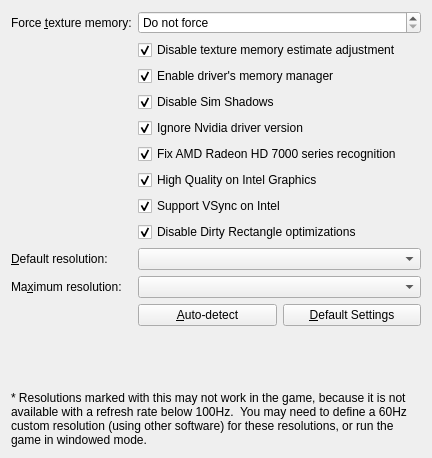
<?xml version="1.0" encoding="UTF-8"?>
<ui version="4.0">
 <class>SimsLSSettings</class>
 <widget class="QWidget" name="SimsLSSettings">
  <property name="geometry">
   <rect>
    <x>0</x>
    <y>0</y>
    <width>432</width>
    <height>458</height>
   </rect>
  </property>
  <property name="windowTitle">
   <string>The Sims Life Stories Settings</string>
  </property>
  <layout class="QFormLayout" name="formLayout">
   <item row="0" column="0">
    <widget class="QLabel" name="forceMemLabel">
     <property name="text">
      <string>Force &amp;texture memory:</string>
     </property>
     <property name="buddy">
      <cstring>forceMem</cstring>
     </property>
    </widget>
   </item>
   <item row="0" column="1">
    <widget class="QSpinBox" name="forceMem">
     <property name="toolTip">
      <string>Override texture (graphics card) memory detection</string>
     </property>
     <property name="whatsThis">
      <string>&lt;html&gt;&lt;head/&gt;&lt;body&gt;&lt;p&gt;Force the texture memory to a specific size. Use this if The Sims Life Stories only runs in software mode.&lt;/p&gt;&lt;p&gt;If your config log file has a line that reads:&lt;/p&gt;&lt;pre style=&quot; margin-top:12px; margin-bottom:12px; margin-left:0px; margin-right:0px; -qt-block-indent:0; text-indent:0px;&quot;&gt;&lt;span style=&quot; font-family:'Courier New,courier';&quot;&gt;Texture memory:  32MB&lt;/span&gt;&lt;/pre&gt;&lt;p&gt;You probably want to apply this fix.&lt;/p&gt;&lt;p&gt;It's recommended to set this value to match the info on the &amp;quot;Device Info&amp;quot; tab. More recent cards generally have at least &lt;span style=&quot; font-weight:600;&quot;&gt;1024 Mb&lt;/span&gt; available, which is a good value to use.&lt;/p&gt;&lt;p&gt;For high quality graphics, a value of at least &lt;span style=&quot; font-weight:600;&quot;&gt;128 Mb&lt;/span&gt; must be used.&lt;/p&gt;&lt;/body&gt;&lt;/html&gt;</string>
     </property>
     <property name="specialValueText">
      <string>Do not force</string>
     </property>
     <property name="suffix">
      <string> Mb</string>
     </property>
     <property name="minimum">
      <number>0</number>
     </property>
     <property name="maximum">
      <number>32768</number>
     </property>
     <property name="singleStep">
      <number>32</number>
     </property>
    </widget>
   </item>
   <item row="1" column="1">
    <widget class="QCheckBox" name="disableTexMemEstimateAdjustment">
     <property name="toolTip">
      <string>Do not adjust the texture memory reported by the driver, to improve stability (especially with nVidia cards)</string>
     </property>
     <property name="whatsThis">
      <string>&lt;html&gt;&lt;head/&gt;&lt;body&gt;&lt;p&gt;Use this tweak to use the texture memory reported by the driver. This may greatly improve the game's stability, especially when using a recent nVidia graphics card.&lt;/p&gt;&lt;/body&gt;&lt;/html&gt;</string>
     </property>
     <property name="text">
      <string>Disable texture memory estimate adjustment</string>
     </property>
     <property name="checked">
      <bool>true</bool>
     </property>
    </widget>
   </item>
   <item row="2" column="1">
    <widget class="QCheckBox" name="enableDriverMemoryManager">
     <property name="toolTip">
      <string>Use the graphics driver's memory manager, to improve the game's stability</string>
     </property>
     <property name="whatsThis">
      <string>&lt;html&gt;&lt;head/&gt;&lt;body&gt;&lt;p&gt;This makes the game rely on the graphics card driver for its memory management, rather than the game's own memory manager. Enabling this using modern drivers generally improves the game's stability.&lt;/p&gt;&lt;/body&gt;&lt;/html&gt;</string>
     </property>
     <property name="text">
      <string>Enable driver's memory manager</string>
     </property>
     <property name="checked">
      <bool>true</bool>
     </property>
    </widget>
   </item>
   <item row="3" column="1">
    <widget class="QCheckBox" name="disableSimShadows">
     <property name="toolTip">
      <string>Disable shadows for Sims, to work around black rectangles as shadows</string>
     </property>
     <property name="whatsThis">
      <string>&lt;html&gt;&lt;head/&gt;&lt;body&gt;&lt;p&gt;Use this tweak to always disable the shadows of Sims. If you experience black boxes on the ground near Sims, apply this tweak to disable those shadows.&lt;/p&gt;&lt;p&gt;This issue occurs mostly on Windows 8 and 10.&lt;/p&gt;&lt;/body&gt;&lt;/html&gt;</string>
     </property>
     <property name="text">
      <string>Disable Sim Shadows</string>
     </property>
     <property name="checked">
      <bool>true</bool>
     </property>
    </widget>
   </item>
   <item row="4" column="1">
    <widget class="QCheckBox" name="ignoreNvidiaDriverVersion">
     <property name="toolTip">
      <string>Ignore a low driver version of Nvidia.</string>
     </property>
     <property name="whatsThis">
      <string>&lt;html&gt;&lt;head/&gt;&lt;body&gt;&lt;p&gt;New drivers of Nvidia sometimes report a low version number. This can lower some quality settings, even though the driver is new enough to support the better quality settings. This tweak disables some checks based on the version number of the driver, and picks the best possible options.&lt;/p&gt;&lt;/body&gt;&lt;/html&gt;</string>
     </property>
     <property name="text">
      <string>Ignore Nvidia driver version</string>
     </property>
     <property name="checked">
      <bool>true</bool>
     </property>
    </widget>
   </item>
   <item row="5" column="1">
    <widget class="QCheckBox" name="radeonHd7000Fix">
     <property name="toolTip">
      <string>Do not force low quality on Radeon HD 7000 series graphics cards (as opposed to the older Radeon 7000 series).</string>
     </property>
     <property name="whatsThis">
      <string>&lt;html&gt;&lt;head/&gt;&lt;body&gt;&lt;p&gt;Use this if you have a graphics card in the &lt;span style=&quot; font-weight:600;&quot;&gt;ATI Radeon HD 7000&lt;/span&gt; series.&lt;/p&gt;&lt;p&gt;The detection in the default code overlaps with the older &lt;span style=&quot; font-weight:600;&quot;&gt;Radeon 7000&lt;/span&gt; series, and forces the settings to a low quality code. Apply this tweak to make sure the detection only picks out the old graphics cards, but not the newer &lt;span style=&quot; font-weight:600;&quot;&gt;HD&lt;/span&gt; ones.&lt;/p&gt;&lt;p&gt;If you do not have an ATI/AMD graphics card, this option does nothing.&lt;/p&gt;&lt;/body&gt;&lt;/html&gt;</string>
     </property>
     <property name="text">
      <string>Fix AMD Radeon HD 7000 series recognition</string>
     </property>
     <property name="checked">
      <bool>true</bool>
     </property>
    </widget>
   </item>
   <item row="6" column="1">
    <widget class="QCheckBox" name="intelHigh">
     <property name="toolTip">
      <string>Allow high quality graphics for most recent Intel Graphics cards.</string>
     </property>
     <property name="whatsThis">
      <string>&lt;html&gt;&lt;head/&gt;&lt;body&gt;&lt;p&gt;Enable high quality graphics for &lt;span style=&quot; font-weight:600;&quot;&gt;Intel HD Graphics&lt;/span&gt; cards. If you have a fairly recent Intel graphics card, you may enable this tweak to increase graphics quality (at the cost of performance).&lt;/p&gt;&lt;p&gt;If your game runs choppy or slow after applying this tweak, disable it again.&lt;/p&gt;&lt;p&gt;If you do not use an Intel graphics card, this option does nothing.&lt;/p&gt;&lt;/body&gt;&lt;/html&gt;</string>
     </property>
     <property name="text">
      <string>High Quality on Intel Graphics</string>
     </property>
     <property name="checked">
      <bool>true</bool>
     </property>
    </widget>
   </item>
   <item row="7" column="1">
    <widget class="QCheckBox" name="intelVsync">
     <property name="toolTip">
      <string>Enable VSync for Intel Graphics cards. May cause (or solve) flickering graphics and/or UI.</string>
     </property>
     <property name="whatsThis">
      <string>&lt;html&gt;&lt;head/&gt;&lt;body&gt;&lt;p&gt;Enable VSync for &lt;span style=&quot; font-weight:600;&quot;&gt;Intel HD Graphics&lt;/span&gt; cards. VSync is disabled by default, because with some driver versions and some cards this caused a flickering UI.&lt;/p&gt;&lt;p&gt;If you experience flickering graphics or UI in the Sims Life Stories, enabling or disabling this tweak may help.&lt;/p&gt;&lt;p&gt;If you do not use an Intel graphics card, this option does nothing.&lt;/p&gt;&lt;/body&gt;&lt;/html&gt;</string>
     </property>
     <property name="text">
      <string>Support VSync on Intel</string>
     </property>
     <property name="checked">
      <bool>true</bool>
     </property>
    </widget>
   </item>
   <item row="8" column="1">
    <widget class="QCheckBox" name="disableDirtyRects">
     <property name="toolTip">
      <string>Disable Dirty Rectangle rendering optimizations.</string>
     </property>
     <property name="whatsThis">
      <string>&lt;html&gt;&lt;head/&gt;&lt;body&gt;&lt;p&gt;This disables rendering only changed rectangles. These optimizations may cause graphical glitches on some cards, especially Intel integrated ones. They also prevents depth buffer shaders from other tools, like ReShade, from working.&lt;/p&gt;&lt;p&gt;To solve those problems you can enable this tweak.&lt;/p&gt;&lt;/body&gt;&lt;/html&gt;</string>
     </property>
     <property name="text">
      <string>Disable Dirty Rectangle optimizations</string>
     </property>
     <property name="checked">
      <bool>true</bool>
     </property>
    </widget>
   </item>
   <item row="9" column="0">
    <widget class="QLabel" name="defaultResolutionLabel">
     <property name="text">
      <string>&amp;Default resolution:</string>
     </property>
     <property name="buddy">
      <cstring>defaultResolution</cstring>
     </property>
    </widget>
   </item>
   <item row="9" column="1">
    <widget class="QComboBox" name="defaultResolution">
     <property name="toolTip">
      <string>The initial resolution as applied by the game at first launch.</string>
     </property>
     <property name="whatsThis">
      <string>&lt;html&gt;&lt;head/&gt;&lt;body&gt;&lt;p&gt;The default resolution to use, if the game is in high quality mode. This only applies when first starting up the game; use the in-game settings to change the actual resolution.&lt;/p&gt;&lt;/body&gt;&lt;/html&gt;</string>
     </property>
    </widget>
   </item>
   <item row="10" column="0">
    <widget class="QLabel" name="maxResolutionLabel">
     <property name="text">
      <string>Ma&amp;ximum resolution:</string>
     </property>
     <property name="buddy">
      <cstring>maxResolution</cstring>
     </property>
    </widget>
   </item>
   <item row="10" column="1">
    <widget class="QComboBox" name="maxResolution">
     <property name="toolTip">
      <string>The maximum available resolution (in high quality graphics mode only).</string>
     </property>
     <property name="whatsThis">
      <string>&lt;html&gt;&lt;head/&gt;&lt;body&gt;&lt;p&gt;The maximum available resolution (width/height) in the game, if the game is in high quality mode. &lt;/p&gt;&lt;p&gt;Change this to make higher resolutions available in the in-game settings.&lt;/p&gt;&lt;p&gt;If this tweak appears to have no effect, the game may not be running in high quality mode. Enabling other tweaks may help.&lt;/p&gt;&lt;/body&gt;&lt;/html&gt;</string>
     </property>
    </widget>
   </item>
   <item row="11" column="1">
    <layout class="QHBoxLayout" name="defaultsLayout" stretch="0,0">
     <item>
      <widget class="QPushButton" name="autodetect">
       <property name="text">
        <string>&amp;Auto-detect</string>
       </property>
       <property name="flat">
        <bool>false</bool>
       </property>
      </widget>
     </item>
     <item>
      <widget class="QPushButton" name="resetDefaults">
       <property name="toolTip">
        <string>Disable all tweaks and restore default values.</string>
       </property>
       <property name="whatsThis">
        <string>&lt;html&gt;&lt;head/&gt;&lt;body&gt;&lt;p&gt;Reset all settings to their default values.&lt;/p&gt;&lt;/body&gt;&lt;/html&gt;</string>
       </property>
       <property name="text">
        <string>&amp;Default Settings</string>
       </property>
      </widget>
     </item>
    </layout>
   </item>
   <item row="12" column="0" colspan="2">
    <widget class="QLabel" name="highRefreshRateWarning">
     <property name="sizePolicy">
      <sizepolicy hsizetype="Expanding" vsizetype="MinimumExpanding">
       <horstretch>0</horstretch>
       <verstretch>0</verstretch>
      </sizepolicy>
     </property>
     <property name="minimumSize">
      <size>
       <width>40</width>
       <height>1</height>
      </size>
     </property>
     <property name="text">
      <string>* Resolutions marked with this may not work in the game, because it is not available with a refresh rate below 100Hz.  You may need to define a 60Hz custom resolution (using other software) for these resolutions, or run the game in windowed mode.</string>
     </property>
     <property name="textFormat">
      <enum>Qt::PlainText</enum>
     </property>
     <property name="alignment">
      <set>Qt::AlignBottom|Qt::AlignLeading|Qt::AlignLeft</set>
     </property>
     <property name="wordWrap">
      <bool>true</bool>
     </property>
    </widget>
   </item>
  </layout>
 </widget>
 <tabstops>
  <tabstop>forceMem</tabstop>
  <tabstop>disableTexMemEstimateAdjustment</tabstop>
  <tabstop>enableDriverMemoryManager</tabstop>
  <tabstop>disableSimShadows</tabstop>
  <tabstop>ignoreNvidiaDriverVersion</tabstop>
  <tabstop>radeonHd7000Fix</tabstop>
  <tabstop>intelHigh</tabstop>
  <tabstop>intelVsync</tabstop>
  <tabstop>disableDirtyRects</tabstop>
  <tabstop>defaultResolution</tabstop>
  <tabstop>maxResolution</tabstop>
  <tabstop>autodetect</tabstop>
  <tabstop>resetDefaults</tabstop>
 </tabstops>
 <resources/>
 <connections/>
</ui>
